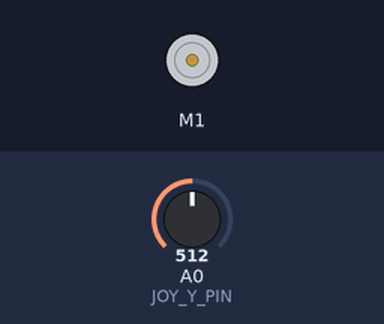
The sketch below on a simulated Arduino Uno, built with avr-gcc and run on an emulated ATmega328P. On the bench: DC motor (green arrow = forward, orange = backward, longer = faster). The test bench sets the inputs (shaded band); at power-on: A0 (JOY_Y_PIN) = 512. What the sketch prints to the serial monitor is not drawn.

Above: at 1.2 s.
1.3 s: A0 (JOY_Y_PIN) set to 716
At 2.0 s:
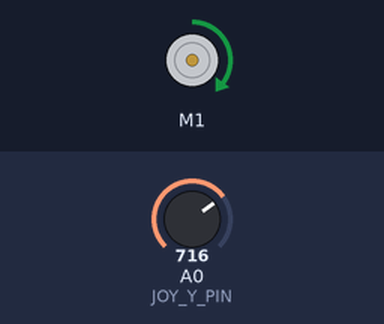
2.8 s: A0 (JOY_Y_PIN) set to 900
At 4.0 s:
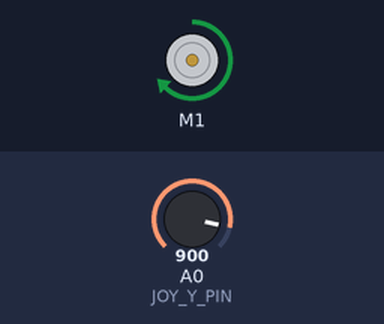
4.3 s: A0 (JOY_Y_PIN) set to 1023
At 5.5 s:
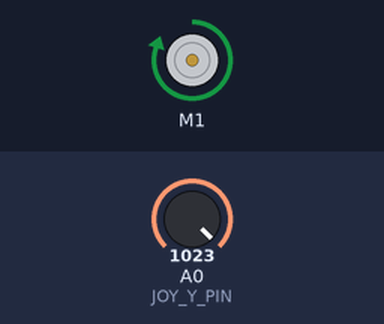
5.8 s: A0 (JOY_Y_PIN) set to 306
At 6.6 s:
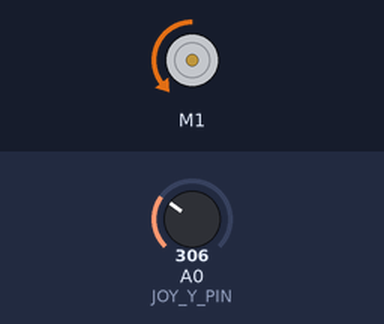
7.3 s: A0 (JOY_Y_PIN) set to 245
At 7.9 s:
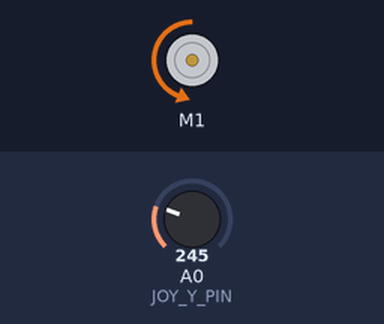
8.8 s: A0 (JOY_Y_PIN) set to 511
At 10.1 s:
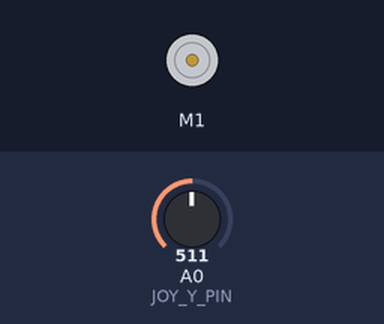
Timing chart, 0 to 11.3 s (numbered marks = the images above; inputs shaded):
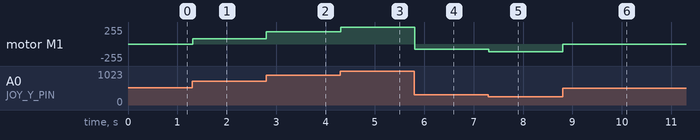

The sketch:

Arduino_Manaul_Control.ino
```cpp
#include <Wire.h>
#include <Adafruit_MotorShield.h>

// Motor shield
Adafruit_MotorShield AFMS = Adafruit_MotorShield();
Adafruit_DCMotor *motor = AFMS.getMotor(1);

// Joystick
const int JOY_Y_PIN = A0;

// Joystick tuning
const int DEADZONE = 60;
const int MAX_SPEED = 255;

// Auto control safety
const unsigned long AUTO_TIMEOUT_MS = 300;
unsigned long lastAutoMs = 0;
int autoCmd = 0;   // -255..255 from Pi

int clampInt(int v, int lo, int hi) {
  if (v < lo) return lo;
  if (v > hi) return hi;
  return v;
}

void stopMotor() {
  motor->setSpeed(0);
  motor->run(RELEASE);
}

// Signed motor control (-255..255)
void driveSigned(int cmd) {
  cmd = constrain(cmd, -255, 255);

  if (cmd == 0) {
    stopMotor();
    return;
  }

  motor->setSpeed(abs(cmd));

  // SIGN CONVENTION:
  // cmd > 0 => FORWARD
  // cmd < 0 => BACKWARD
  // If your actuator moves the wrong way, swap FORWARD/BACKWARD below.
  if (cmd > 0) motor->run(FORWARD);
  else motor->run(BACKWARD);
}

void readAutoSerial() {
  while (Serial.available()) {
    String line = Serial.readStringUntil('\n');
    line.trim();
    if (line.length() == 0) return;

    if (line == "STOP") {
      autoCmd = 0;
      lastAutoMs = millis();
      return;
    }

    if (line.startsWith("DY:")) {
      int v = line.substring(3).toInt(); // expects -255..255
      autoCmd = constrain(v, -255, 255);
      lastAutoMs = millis();
      return;
    }
  }
}

void setup() {
  Serial.begin(115200);

  if (!AFMS.begin()) {
    Serial.println("Could not find Motor Shield. Check I2C wiring/address.");
    while (1) {}
  }

  stopMotor();
  Serial.println("Ready. Joystick overrides. Auto uses DY:<-255..255> when centered.");
}

void loop() {
  // 1) Read any Pi commands
  readAutoSerial();

  // 2) Manual control (joystick override)
  int joy = analogRead(JOY_Y_PIN);
  int delta = joy - 512;

  if (abs(delta) >= DEADZONE) {
    int mag = abs(delta) - DEADZONE;
    mag = clampInt(mag, 0, 512 - DEADZONE);

    int speed = map(mag, 0, 512 - DEADZONE, 0, MAX_SPEED);
    speed = clampInt(speed, 0, MAX_SPEED);

    motor->setSpeed(speed);

    // If joystick direction feels reversed, swap FORWARD/BACKWARD here.
    if (delta > 0) motor->run(FORWARD);
    else motor->run(BACKWARD);

    delay(10);
    return;
  }

  // 3) Auto mode (only when joystick centered)
  if (millis() - lastAutoMs > AUTO_TIMEOUT_MS) {
    stopMotor();
    delay(10);
    return;
  }

  driveSigned(autoCmd);
  delay(10);
}
```

Measured:
- after the input at 1.3 s, motor M1: stopped → forward 81/255 at once
- after the input at 2.8 s, motor M1: forward 81/255 → forward 185/255 at once
- after the input at 4.3 s, motor M1: forward 185/255 → forward 254/255 at once
- after the input at 5.8 s, motor M1: forward 254/255 → backward 82/255 at once
- after the input at 7.3 s, motor M1: backward 82/255 → backward 116/255 at once
- after the input at 8.8 s, motor M1: backward 116/255 → stopped at once
